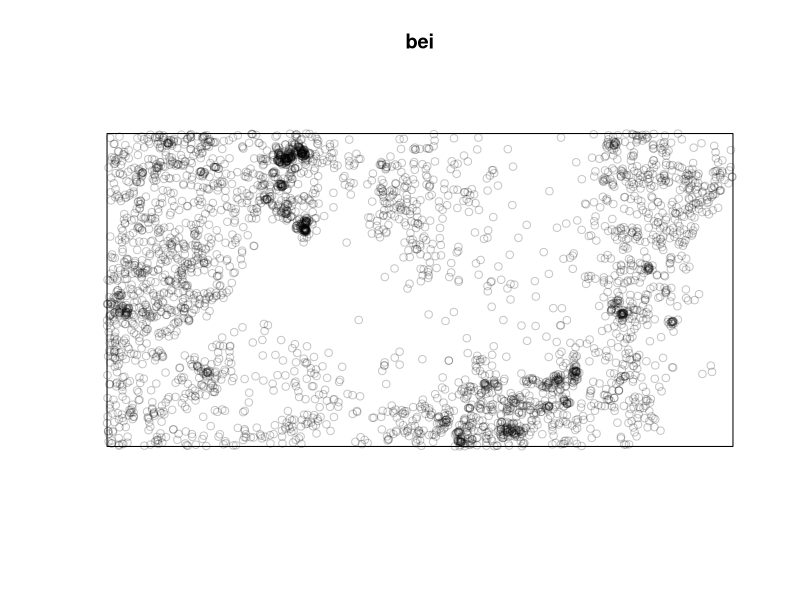
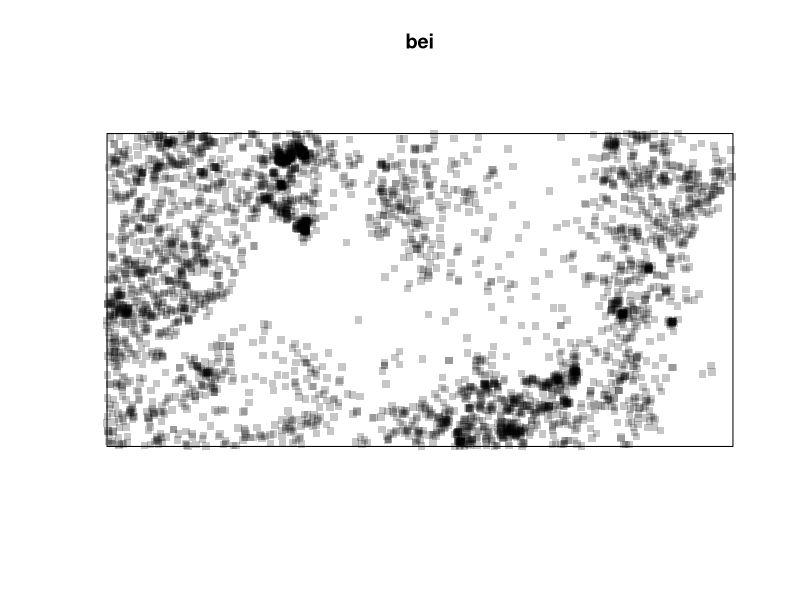
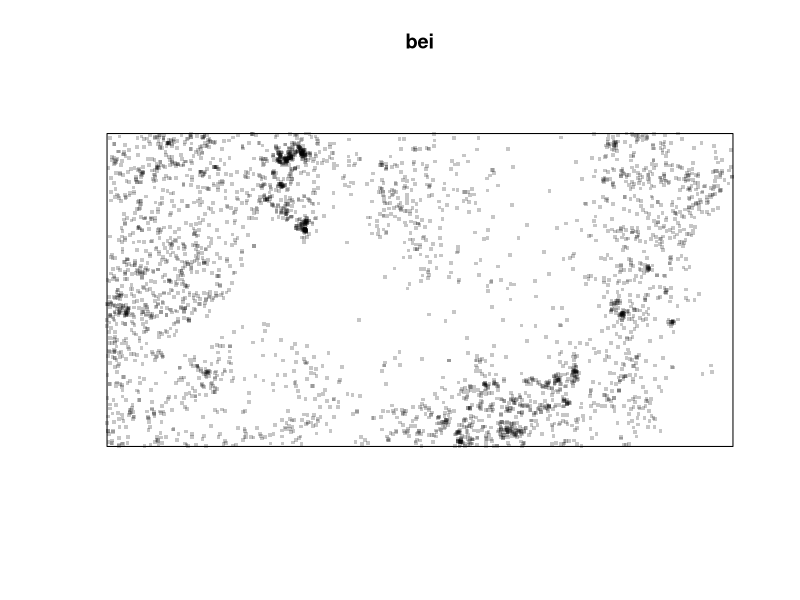
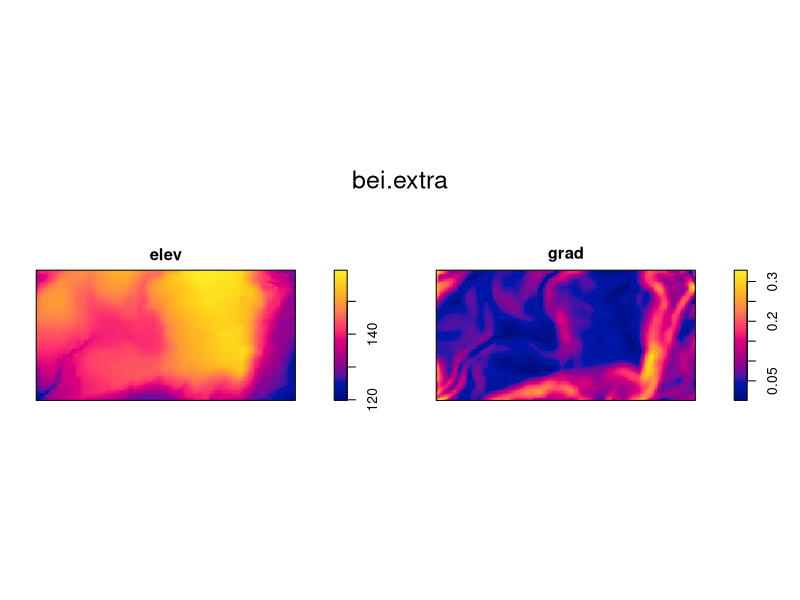
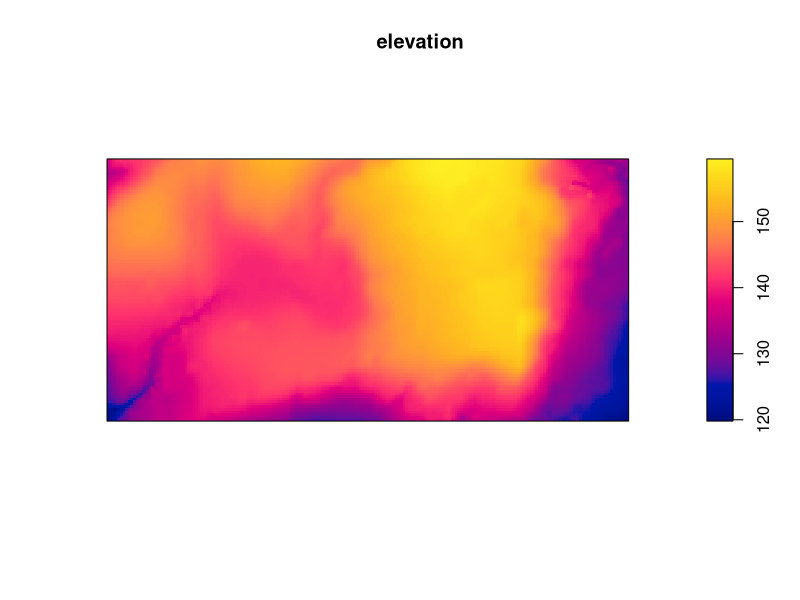
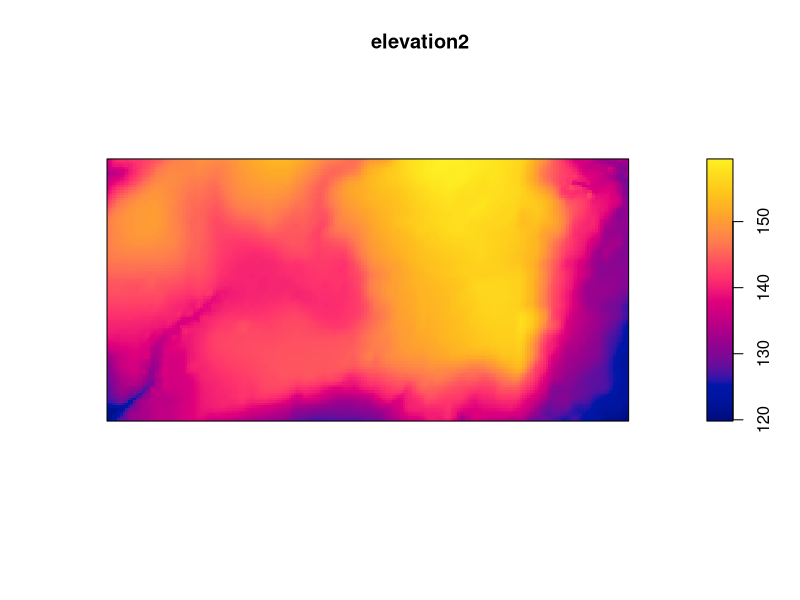
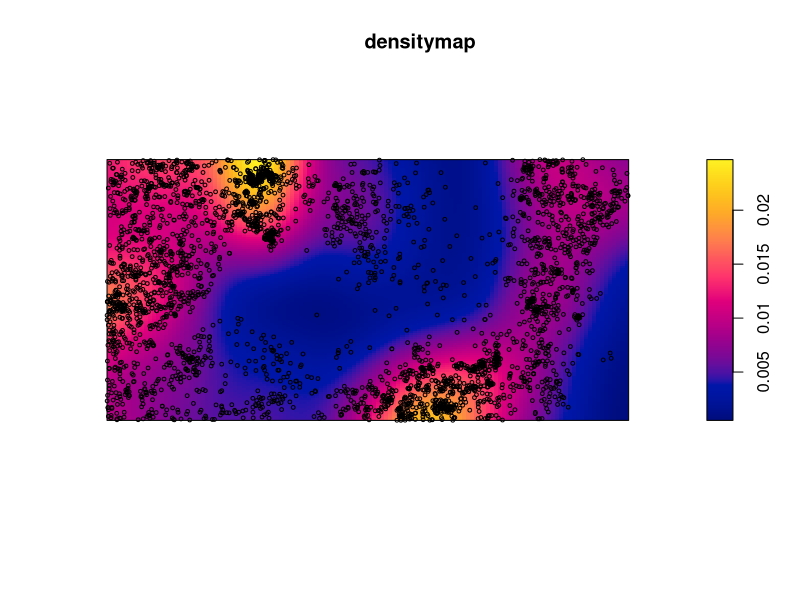
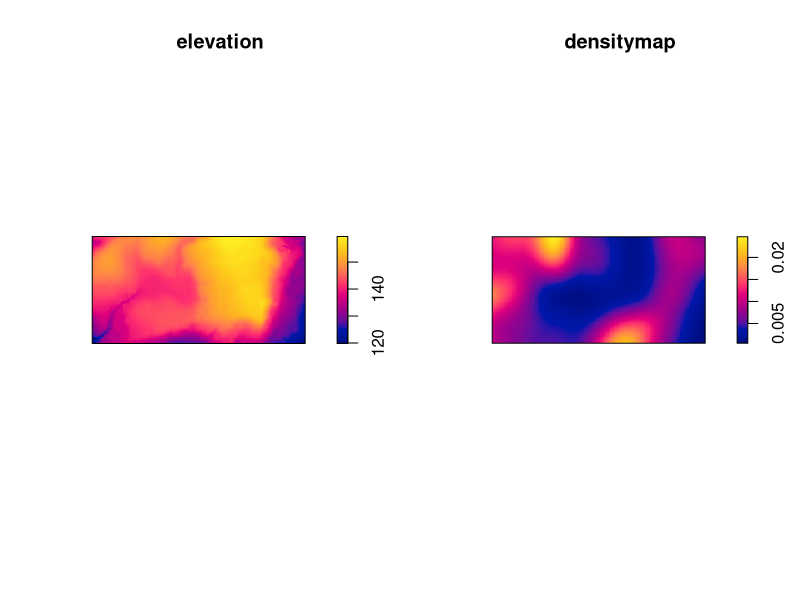

These figures' R source, in order:
# R code for population density

# Installing packages
# install.packages("spatstat")

#Using the package(s)
library(spatstat)

# Recall the data
bei

# Looking at the plot in space
plot(bei)

# Changing the pch
plot(bei, pch=15)

# Decreasing the dimension
plot(bei, pch=15, cex=.5)

# Drivers
bei.extra

# Plotting variables
plot(bei.extra)

# Subsetting a dataset: NEW CONCEPT!
# There are 2 different meters to make a subset:
# first: name of the variable and a $ symbol
# second: number of the layer and [] for tables and [[]] for map layers

elevation <- bei.extra$elev
#output
elevation

# Plot elevation
plot(elevation)

# Subset by the number of the layer/variable
elevation2 <- bei.extra[[1]]

# In case bei.extra was a table: bei.extra[1]

# Plot the new object
plot(elevation2)

# Creating our first map!
densitymap <- density(bei)

# Output
densitymap

# Plot the result
plot(densitymap)

# Plotting the points ontop of the density map
points(bei, cex=.5)

# New concept: MULTIFRAME!
# Creating a multiframe
par(mfrow=c(1,2))
plot(elevation)
plot(densitymap)

# Exercise: Put the elevation map ontop of the densitymap
par(mfrow=c(2,1))
plot(elevation)
plot(densitymap)

# If you have any graphical issue here is your friend:
dev.off()

# Change colors in our maps
cl <- colorRampPalette(c("blue", "green", "red"))

# Plot the density map and change its color thanks to cl
plot(densitymap, col=cl)

# Change colors in our maps
cl <- colorRampPalette(c("magenta1", "green", "mediumpurple"))
plot(densitymap, col=cl)

# Nuances
cl3 <- colorRampPalette(c("magenta1", "green", "mediumpurple"))(3)
plot(densitymap, col=cl3)

cl10 <- colorRampPalette(c("magenta1", "green", "mediumpurple"))(10)
plot(densitymap, col=cl10)

cl100 <- colorRampPalette(c("magenta1", "green", "mediumpurple"))(100)
plot(densitymap, col=cl100)

# Exercise: make a multiframe with the map with 10 nuances ontop of that with 100
par(mfrow=c(2,1))
plot(densitymap, col=cl10)
plot(densitymap, col=cl100)

# R colors are here:
# https://r-charts.com/colors/
